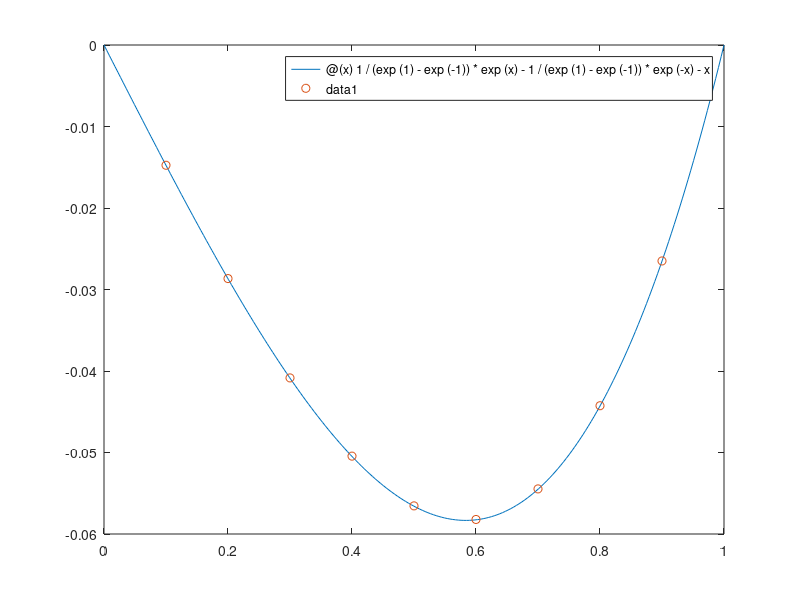

Here is the MATLAB script that generated this plot:
h=1/10;
a=0;
b=1;
n=(b-a)/h;
A=zeros(n-1);
A(1,1:2)=[-1-2/h^2,1/h^2];
A(n-1,n-2:n-1)=[1/h^2,-1-2/h^2];
for i=2:n-2
    A(i,i-1:i+1)=[1/h^2,-1-2/h^2,1/h^2];
end
x=a:h:b;
z=x(2:n)';
y=A\z;
yexact=@(x) 1/(exp(1)-exp(-1))*exp(x)-1/(exp(1)-exp(-1))*exp(-x)-x;
fplot(yexact,[0,1])
hold on
plot(x(2:n),y,'o')
err=abs(yexact(x(2:n))'-y)